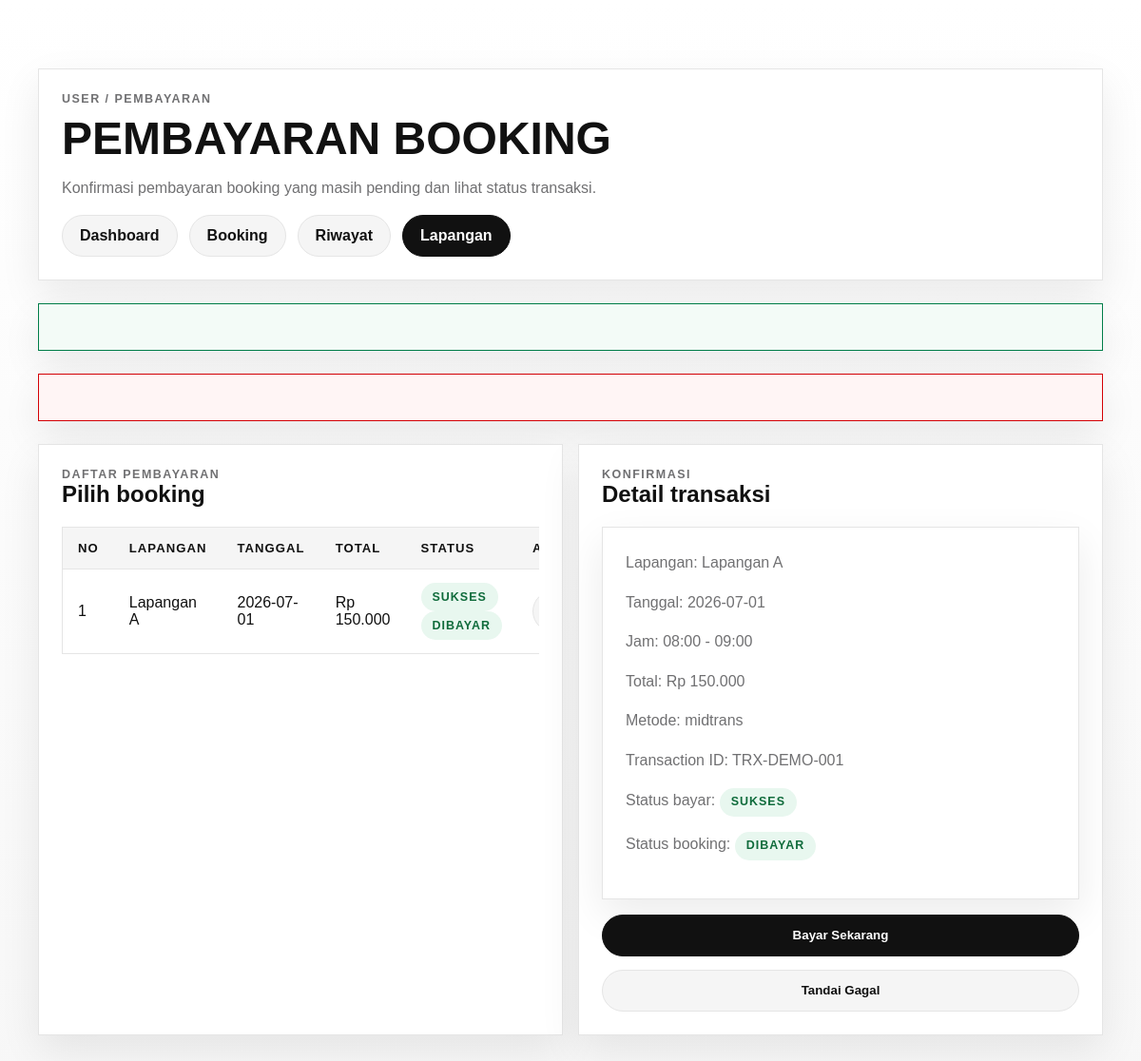
Screenshot of /user/pembayaran.php (signed in) with the database file from the repository.
### tables this page shows
CREATE TABLE IF NOT EXISTS booking (
  id INT AUTO_INCREMENT PRIMARY KEY,
  user_id INT NOT NULL,
  lapangan_id INT NOT NULL,
  jadwal_id INT NOT NULL,
  tanggal_booking DATE NOT NULL,
  total_harga INT NOT NULL,
  status ENUM('pending', 'dibayar', 'selesai', 'batal') NOT NULL DEFAULT 'pending',
  CONSTRAINT fk_booking_user
    FOREIGN KEY (user_id) REFERENCES users(id)
    ON UPDATE CASCADE
    ON DELETE RESTRICT,
  CONSTRAINT fk_booking_lapangan
    FOREIGN KEY (lapangan_id) REFERENCES lapangan(id)
    ON UPDATE CASCADE
    ON DELETE RESTRICT,
  CONSTRAINT fk_booking_jadwal
    FOREIGN KEY (jadwal_id) REFERENCES jadwal(id)
    ON UPDATE CASCADE
    ON DELETE RESTRICT,
  INDEX idx_booking_user_status (user_id, status),
  INDEX idx_booking_tanggal (tanggal_booking)
);

CREATE TABLE IF NOT EXISTS lapangan (
  id INT AUTO_INCREMENT PRIMARY KEY,
  nama_lapangan VARCHAR(100) NOT NULL,
  harga_per_jam INT NOT NULL,
  status ENUM('tersedia', 'maintenance') NOT NULL DEFAULT 'tersedia'
);

CREATE TABLE IF NOT EXISTS jadwal (
  id INT AUTO_INCREMENT PRIMARY KEY,
  lapangan_id INT NOT NULL,
  tanggal DATE NOT NULL,
  jam_mulai TIME NOT NULL,
  jam_selesai TIME NOT NULL,
  status ENUM('tersedia', 'dibooking') NOT NULL DEFAULT 'tersedia',
  CONSTRAINT fk_jadwal_lapangan
    FOREIGN KEY (lapangan_id) REFERENCES lapangan(id)
    ON UPDATE CASCADE
    ON DELETE RESTRICT,
  INDEX idx_jadwal_lapangan_tanggal (lapangan_id, tanggal)
);

CREATE TABLE IF NOT EXISTS pembayaran (
  id INT AUTO_INCREMENT PRIMARY KEY,
  booking_id INT NOT NULL,
  metode VARCHAR(50) NOT NULL,
  status ENUM('pending', 'sukses', 'gagal') NOT NULL DEFAULT 'pending',
  transaction_id VARCHAR(100) DEFAULT NULL,
  created_at TIMESTAMP NOT NULL DEFAULT CURRENT_TIMESTAMP,
  CONSTRAINT fk_pembayaran_booking
    FOREIGN KEY (booking_id) REFERENCES booking(id)
    ON UPDATE CASCADE
    ON DELETE CASCADE,
  UNIQUE KEY uq_pembayaran_transaction_id (transaction_id),
  INDEX idx_pembayaran_booking_status (booking_id, status)
);

### includes/session.php (called while the page is built, shortened)
<?php
if (!function_exists('flash_get')) {
    function flash_get(string $key): ?string
    {
        if (!isset($_SESSION['flash'][$key])) {
            return null;
        }
        $message = (string) $_SESSION['flash'][$key];
        return $message;
    }
}

### user/pembayaran.php (the view, shortened to what this page needs)
<?php
require_once __DIR__ . '/../includes/session.php';
require_once __DIR__ . '/../config/koneksi.php';
$message = flash_get('success');
$error = flash_get('error');
if (!function_exists('render_status_badge')) {
  function render_status_badge(string $status): string
  {
    $normalized = strtolower(trim($status));
    $classMap = [
      'pending' => 'status-badge status-pending',
      'sukses' => 'status-badge status-success',
      'success' => 'status-badge status-success',
      'dibayar' => 'status-badge status-success',
      'gagal' => 'status-badge status-failed',
      'failed' => 'status-badge status-failed',
      'batal' => 'status-badge status-failed',
      'selesai' => 'status-badge status-info',
    ];
    $class = $classMap[$normalized] ?? 'status-badge status-info';
    return '<span class="' . $class . '">' . htmlspecialchars($status, ENT_QUOTES, 'UTF-8') . '</span>';
  }
}
$bookingListStmt = $pdo->prepare('SELECT b.id, b.status AS booking_status, b.total_harga, p.status AS payment_status, p.metode, p.transaction_id, l.nama_lapangan, j.tanggal, j.jam_mulai, j.jam_selesai
    FROM booking b
    INNER JOIN pembayaran p ON p.booking_id = b.id
    INNER JOIN lapangan l ON l.id = b.lapangan_id
    INNER JOIN jadwal j ON j.id = b.jadwal_id
    WHERE b.user_id = :user_id
    ORDER BY b.id DESC');
$bookingListStmt->execute(['user_id' => (int) $_SESSION['user_id']]);
$bookingList = $bookingListStmt->fetchAll();
$currentBooking = null;
if ($currentBooking === null && !empty($bookingList)) {
    $currentBooking = $bookingList[0];
}
require_once __DIR__ . '/../includes/header.php';
?>
<div class="container hero">
  <div class="grid" style="gap: 24px;">
    <div class="card">
      <div class="kicker">User / Pembayaran</div>
      <h1 style="font-size: clamp(2rem, 4vw, 3.2rem);">Pembayaran booking</h1>
      <p class="muted">Konfirmasi pembayaran booking yang masih pending dan lihat status transaksi.</p>
      <div class="nav">
        <a class="pill secondary" href="dashboard_user.php">Dashboard</a>
        <a class="pill secondary" href="booking.php">Booking</a>
        <a class="pill secondary" href="riwayat.php">Riwayat</a>
        <a class="pill" href="lapangan.php">Lapangan</a>
      </div>
    </div>
    <?php if ($message !== ''): ?>
      <div class="card" style="border-color: #007d48; color: #007d48; background: #f3fbf7;">
      </div>
    <?php endif; ?>
    <?php if ($error !== ''): ?>
      <div class="card" style="border-color: #d30005; color: #d30005; background: #fff5f5;">
      </div>
    <?php endif; ?>
    <div class="grid two">
      <section class="card">
        <div class="kicker">Daftar Pembayaran</div>
        <h2>Pilih booking</h2>
        <div style="overflow-x: auto;">
          <table class="table">
            <thead>
              <tr>
                <th>No</th>
                <th>Lapangan</th>
                <th>Tanggal</th>
                <th>Total</th>
                <th>Status</th>
                <th>Aksi</th>
              </tr>
            </thead>
            <tbody>
              <?php if (empty($bookingList)): ?>
                <tr>
                  <td colspan="6" class="muted">Belum ada booking untuk dibayar.</td>
                </tr>
              <?php else: ?>
                <?php foreach ($bookingList as $index => $booking): ?>
                  <tr>
                    <td><?php echo $index + 1; ?></td>
                    <td><?php echo htmlspecialchars($booking['nama_lapangan'], ENT_QUOTES, 'UTF-8'); ?></td>
                    <td><?php echo htmlspecialchars($booking['tanggal'], ENT_QUOTES, 'UTF-8'); ?></td>
                    <td>Rp <?php echo number_format((int) $booking['total_harga'], 0, ',', '.'); ?></td>
                    <td><?php echo render_status_badge($booking['payment_status']); ?><br><?php echo render_status_badge($booking['booking_status']); ?></td>
                    <td><a class="pill secondary" href="pembayaran.php?booking_id=<?php echo (int) $booking['id']; ?>">Lihat</a></td>
                  </tr>
                <?php endforeach; ?>
              <?php endif; ?>
            </tbody>
          </table>
        </div>
      </section>
      <section class="card">
        <div class="kicker">Konfirmasi</div>
        <h2>Detail transaksi</h2>
        <?php if ($currentBooking): ?>
          <div class="card" style="margin-bottom: 16px;">
            <p class="muted">Lapangan: <?php echo htmlspecialchars($currentBooking['nama_lapangan'], ENT_QUOTES, 'UTF-8'); ?></p>
            <p class="muted">Tanggal: <?php echo htmlspecialchars($currentBooking['tanggal'], ENT_QUOTES, 'UTF-8'); ?></p>
            <p class="muted">Jam: <?php echo htmlspecialchars(substr($currentBooking['jam_mulai'], 0, 5) . ' - ' . substr($currentBooking['jam_selesai'], 0, 5), ENT_QUOTES, 'UTF-8'); ?></p>
            <p class="muted">Total: Rp <?php echo number_format((int) $currentBooking['total_harga'], 0, ',', '.'); ?></p>
            <p class="muted">Metode: <?php echo htmlspecialchars($currentBooking['metode'], ENT_QUOTES, 'UTF-8'); ?></p>
            <p class="muted">Transaction ID: <?php echo htmlspecialchars((string) $currentBooking['transaction_id'], ENT_QUOTES, 'UTF-8'); ?></p>
            <p class="muted">Status bayar: <?php echo render_status_badge($currentBooking['payment_status']); ?></p>
            <p class="muted">Status booking: <?php echo render_status_badge($currentBooking['booking_status']); ?></p>
          </div>
          <form class="form" method="post">
            <button class="button" type="submit" name="action" value="pay" <?php echo $currentBooking['payment_status'] === 'sukses' ? 'disabled' : ''; ?>>Bayar Sekarang</button>
            <button class="button secondary" type="submit" name="action" value="fail" <?php echo $currentBooking['payment_status'] === 'sukses' ? 'disabled' : ''; ?>>Tandai Gagal</button>
          </form>
        <?php else: ?>
          <p class="muted">Belum ada booking yang tersedia.</p>
        <?php endif; ?>
      </section>
    </div>
  </div>
</div>
<?php require_once __DIR__ . '/../includes/footer.php'; ?>

### assets/css/style.css (style rules this page uses)
:root { --ink: #111111; --canvas: #ffffff; --soft-cloud: #f5f5f5; --hairline: #e5e5e5; --muted: #707072; --sale: #d30005; --radius: 9999px; --shadow: 0 16px 40px rgba(17, 17, 17, 0.08); --font-sans: Arial, Helvetica, sans-serif; }
* { box-sizing: border-box; }
body { margin: 0; font-family: var(--font-sans); background: linear-gradient(180deg, #ffffff 0%, #f7f7f7 100%); color: var(--ink); }
a { color: inherit; text-decoration: none; }
.container { width: min(1120px, calc(100% - 32px)); margin: 0 auto; }
.nav { display: flex; gap: 12px; flex-wrap: wrap; }
.pill, .button { display: inline-flex; align-items: center; justify-content: center; min-height: 44px; padding: 0 18px; border-radius: var(--radius); border: 1px solid var(--ink); background: var(--ink); color: #fff; font-weight: 700; transition: transform 160ms ease, box-shadow 160ms ease, background-color 160ms ease, color 160ms ease, border-color 160ms ease; }
.button.secondary, .pill.secondary { background: var(--soft-cloud); color: var(--ink); border-color: var(--hairline); }
.hero { padding: 72px 0 56px; }
.card { background: #fff; border: 1px solid var(--hairline); box-shadow: var(--shadow); padding: 24px; transition: transform 180ms ease, box-shadow 180ms ease, border-color 180ms ease; }
.table tbody tr { transition: background-color 150ms ease; }
.kicker { text-transform: uppercase; letter-spacing: 0.12em; color: var(--muted); font-size: 0.78rem; font-weight: 700; }
h1, h2, h3, p { margin-top: 0; }
h1 { font-size: clamp(2.5rem, 6vw, 5rem); line-height: 0.95; text-transform: uppercase; margin: 12px 0 16px; }
p { line-height: 1.6; color: #2f2f31; }
.grid { display: grid; gap: 16px; }
.grid.two { grid-template-columns: repeat(2, minmax(0, 1fr)); }
.table { width: 100%; border-collapse: collapse; background: #fff; border: 1px solid var(--hairline); }
.table th, .table td { padding: 14px 16px; text-align: left; border-bottom: 1px solid var(--hairline); }
.table th { background: var(--soft-cloud); font-size: 0.82rem; text-transform: uppercase; letter-spacing: 0.08em; }
.form { display: grid; gap: 14px; }
.muted { color: var(--muted); }
.status-badge { display: inline-flex; align-items: center; justify-content: center; min-height: 30px; padding: 0 12px; border-radius: var(--radius); font-size: 0.78rem; font-weight: 700; text-transform: uppercase; letter-spacing: 0.08em; }
.status-success { background: #e8f7ef; color: #0f6b3b; }

### rows the page displays
booking: lapangan.nama_lapangan "Lapangan A", jadwal.tanggal "2026-07-01", total_harga "150.000", pembayaran.status "SUKSES DIBAYAR", jadwal.jam_selesai "08:00 - 09:00", pembayaran.metode "midtrans", pembayaran.transaction_id "TRX-DEMO-001"
